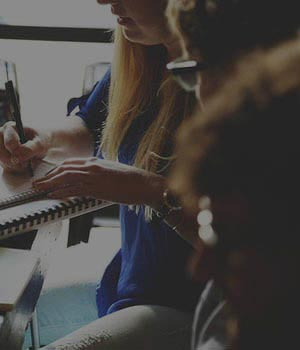
//> input picture WeiXin/WebApp/images/8.jpg, 300 x 350 px
$ ./ContourDetection   (built with g++ and OpenCV 4)
//> lines starting //> are read from the running program, lines starting //| are printed output that depends on the picture; after the words box and inside, x2 and y2 are one past the last pixel; in counts of white or black regions, pixels touching at a corner belong together
### Opencv/FaceRecognition/ContourDetection/stdafx.h
// stdafx.h : 标准系统包含文件的包含文件，
// 或是经常使用但不常更改的
// 特定于项目的包含文件
//

#pragma once

#include "targetver.h"

#include <stdio.h>
#include <tchar.h>


// TODO:  在此处引用程序需要的其他头文件

### Opencv/FaceRecognition/ContourDetection/ContourDetection.cpp
// ContourDetection.cpp : 定义控制台应用程序的入口点。
//学习地址：http://blog.csdn.net/morewindows/article/details/8253174
//第五篇 轮廓检测 上
#include "stdafx.h"
#include <opencv2/opencv.hpp>
using namespace std;
#pragma comment(linker, "/subsystem:\"windows\" /entry:\"mainCRTStartup\"")

// [67 lines left out: function ContourDetection1, not called in this run]


IplImage *g_pGrayImage = NULL;
const char *pstrWindowsBinaryTitle = "二值图";
const char *pstrWindowsOutLineTitle = "轮廓图";
CvSeq *g_pcvSeq = NULL;
void on_trackbar(int pos)
{
	// 转为二值图
	IplImage *pBinaryImage = cvCreateImage(cvGetSize(g_pGrayImage), IPL_DEPTH_8U, 1);
	cvThreshold(g_pGrayImage, pBinaryImage, pos, 255, CV_THRESH_BINARY);
	// 显示二值图
	cvShowImage(pstrWindowsBinaryTitle, pBinaryImage);

	CvMemStorage* cvMStorage = cvCreateMemStorage();
	// 检索轮廓并返回检测到的轮廓的个数
	cvFindContours(pBinaryImage, cvMStorage, &g_pcvSeq);

	IplImage *pOutlineImage = cvCreateImage(cvGetSize(g_pGrayImage), IPL_DEPTH_8U, 3);
	int _levels = 5;
	cvZero(pOutlineImage);
	cvDrawContours(pOutlineImage, g_pcvSeq, CV_RGB(255, 0, 0), CV_RGB(0, 255, 0), _levels);
	cvShowImage(pstrWindowsOutLineTitle, pOutlineImage);

	cvReleaseMemStorage(&cvMStorage);
	cvReleaseImage(&pBinaryImage);
	cvReleaseImage(&pOutlineImage);
}

int ContourDetection2()
{
	const char *pstrImageName = "D://8.JPG";
	const char *pstrWindowsSrcTitle = "原图";
	const char *pstrWindowsToolBarName = "二值化";

	// 从文件中加载原图
	IplImage *pSrcImage = cvLoadImage(pstrImageName, CV_LOAD_IMAGE_UNCHANGED);
//> pSrcImage is the input picture: 350 rows x 300 cols, CV_8UC3; mean B, G, R 65.5, 68.1, 71.7
	// 显示原图
	cvNamedWindow(pstrWindowsSrcTitle, CV_WINDOW_AUTOSIZE);
	cvShowImage(pstrWindowsSrcTitle, pSrcImage);

	// 转为灰度图
	g_pGrayImage = cvCreateImage(cvGetSize(pSrcImage), IPL_DEPTH_8U, 1);
	cvCvtColor(pSrcImage, g_pGrayImage, CV_BGR2GRAY);
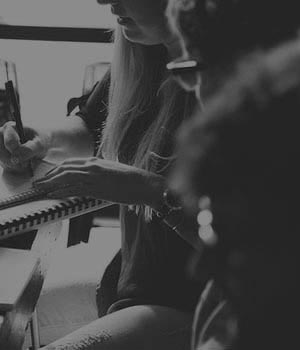
//> g_pGrayImage: 350 rows x 300 cols, CV_8UC1; min 15, max 150, mean 68.9

	// 创建二值图和轮廓图窗口
	cvNamedWindow(pstrWindowsBinaryTitle, CV_WINDOW_AUTOSIZE);
	cvNamedWindow(pstrWindowsOutLineTitle, CV_WINDOW_AUTOSIZE);


	// 滑动条
	int nThreshold = 0;
	cvCreateTrackbar(pstrWindowsToolBarName, pstrWindowsBinaryTitle, &nThreshold, 254, on_trackbar);

	on_trackbar(1);
//> in on_trackbar, `cvThreshold(g_pGrayImage, pBinaryImage, pos, 255, CV_THRESH_BINARY);`: pBinaryImage: 350 rows x 300 cols, CV_8UC1; every value is 255
//> in on_trackbar, `cvFindContours(pBinaryImage, cvMStorage, &g_pcvSeq);`: g_pcvSeq = 1 contour; box (x1, y1, x2, y2) and area: (1, 1, 299, 349) 103059
//> in on_trackbar, `cvDrawContours(pOutlineImage, g_pcvSeq, CV_RGB(255, 0, 0), CV_RGB(0, 2..`:
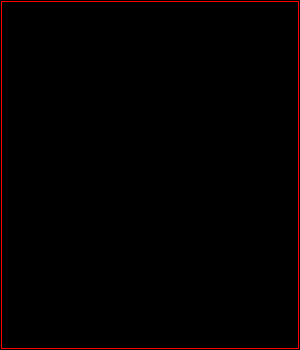
//> pOutlineImage: 350 rows x 300 cols, CV_8UC3; mean B, G, R 0, 0, 3.1

	cvWaitKey(0);

	cvDestroyWindow(pstrWindowsSrcTitle);
	cvDestroyWindow(pstrWindowsBinaryTitle);
	cvDestroyWindow(pstrWindowsOutLineTitle);
	cvReleaseImage(&pSrcImage);
	cvReleaseImage(&g_pGrayImage);
	return 0;
}


int main(int argc, char** argv)
{
	//int i=ContourDetection1();
	int i = ContourDetection2();
	return 0;
}

$ run again, with WeiXin/WebApp/images/1.jpg copied over WeiXin/WebApp/images/8.jpg
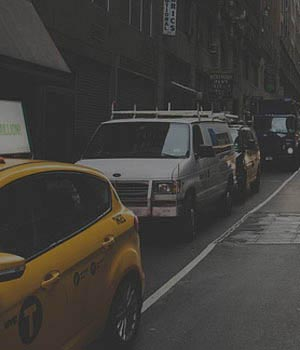
//> input picture WeiXin/WebApp/images/1.jpg, 300 x 350 px
//> in ContourDetection2, pSrcImage is the input picture: 350 rows x 300 cols, CV_8UC3; mean B, G, R 58.7, 62.5, 64.8
//> in ContourDetection2, `cvCvtColor(pSrcImage, g_pGrayImage, CV_BGR2GRAY);`:
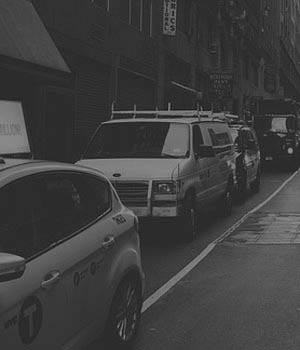
//> g_pGrayImage: 350 rows x 300 cols, CV_8UC1; min 14, max 150, mean 62.8
//> g_pcvSeq = 1 contour; box (x1, y1, x2, y2) and area: (1, 1, 299, 349) 103059

$ run again, with WeiXin/WebApp/images/10.jpg copied over WeiXin/WebApp/images/8.jpg
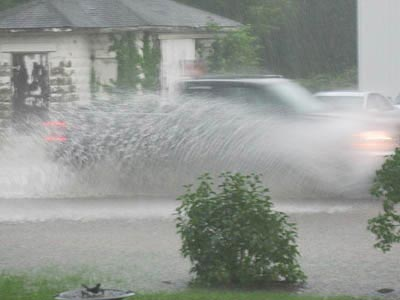
//> input picture WeiXin/WebApp/images/10.jpg, 400 x 300 px
//> in ContourDetection2, pSrcImage is the input picture: 300 rows x 400 cols, CV_8UC3; mean B, G, R 147.1, 152.1, 148
//> in ContourDetection2, `cvCvtColor(pSrcImage, g_pGrayImage, CV_BGR2GRAY);`:
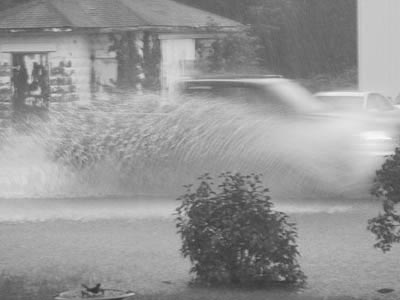
//> g_pGrayImage: 300 rows x 400 cols, CV_8UC1; min 48, max 249, mean 150.4
//> g_pcvSeq = 1 contour; box (x1, y1, x2, y2) and area: (1, 1, 399, 299) 117909

$ run again, with WeiXin/WebApp/images/11.jpg copied over WeiXin/WebApp/images/8.jpg
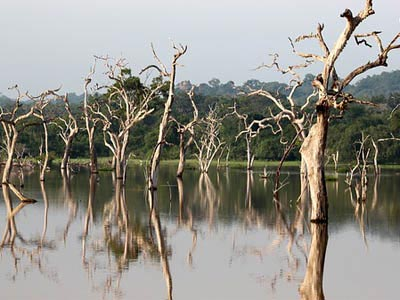
//> input picture WeiXin/WebApp/images/11.jpg, 400 x 300 px
//> in ContourDetection2, pSrcImage is the input picture: 300 rows x 400 cols, CV_8UC3; mean B, G, R 135.7, 144, 146.4
//> in on_trackbar, `cvThreshold(g_pGrayImage, pBinaryImage, pos, 255, CV_THRESH_BINARY);`:
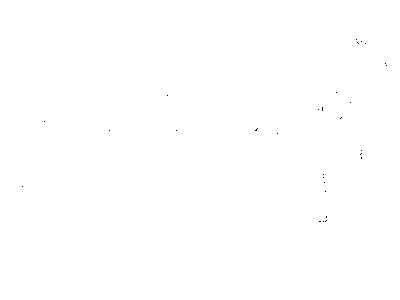
//> pBinaryImage: 300 rows x 400 cols, CV_8UC1; 100% white; black in thin lines or dots, all inside (x1, y1, x2, y2) = (22, 39, 387, 222)
//> in on_trackbar, `cvFindContours(pBinaryImage, cvMStorage, &g_pcvSeq);`:
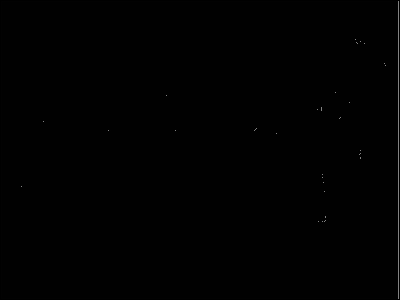
//> pBinaryImage: 300 rows x 400 cols, CV_8UC1; min 0, max 130, mean 1.4
//> g_pcvSeq = 35 contours, 34 with area under 20; largest, box (x1, y1, x2, y2) and area: (1, 1, 399, 299) 117909
